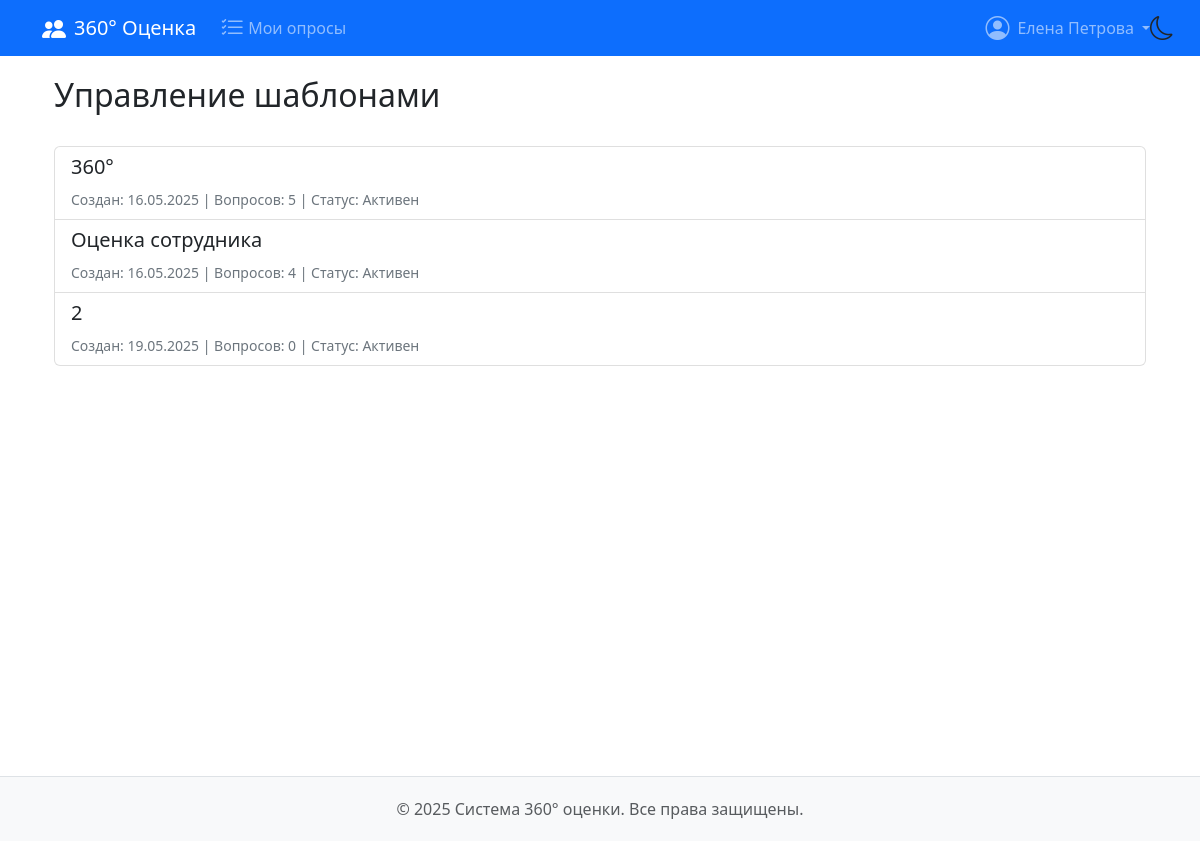
Before: /templates/ (signed in) with the older database file.
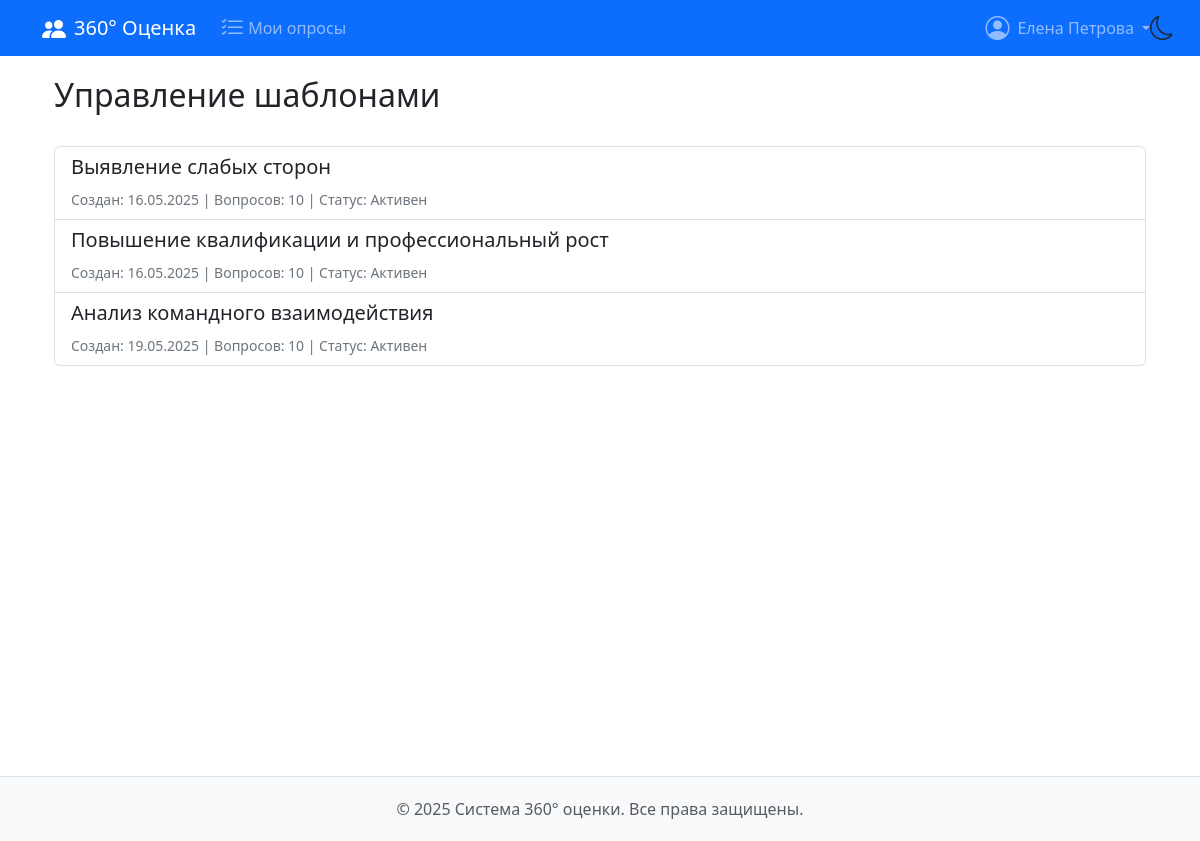
After: the same page with the newer database file.
### feedback360/models.py (models this page shows, shortened)
class SurveyTemplate(models.Model):
    name = models.CharField('Название шаблона', max_length=255)
    created_by = models.ForeignKey(
        User,
        on_delete=models.SET_NULL,
        null=True,
        editable=False
    )
    created_at = models.DateTimeField(auto_now_add=True)
    is_active = models.BooleanField(
        'Активен',
        default=True,
    )
    class Meta:
        verbose_name = _('Шаблон опроса')
        verbose_name_plural = _('Шаблоны опросов')
        permissions = [
            ('can_manage_templates', 'Может управлять шаблонами'),
        ]

### feedback360/views.py (the view)
# urls.py: path('templates/', views.TemplateListView.as_view(), name='template_list'),
class TemplateListView(AdminRequiredMixin, ListView):
    model = SurveyTemplate
    template_name = 'feedback360/template_list.html'
    context_object_name = 'templates'
    def get_queryset(self):
        return SurveyTemplate.objects.all().prefetch_related('template_questions')

### feedback360/mixins.py (called while the page is built)
    def test_func(self):
        return self.request.user.is_authenticated and (
            self.request.user.is_superuser or
            self.request.user.userrole_set.filter(
                role__name__in=['Администратор']
            ).exists()
        )

### feedback360/templates/feedback360/template_list.html (shortened to what this page needs)
{% extends 'feedback360/base.html' %}
{% block content %}
<div class="container">
    <div class="d-flex justify-content-between align-items-center mb-4">
        <h2>Управление шаблонами</h2>
    </div>
    <div class="list-group custom-list-group">
        {% for template in templates %}
        <div class="list-group-item custom-list-item {% if not template.is_active %}custom-list-item-inactive{% endif %}">
            <div class="d-flex justify-content-between align-items-center">
                <div>
                    <h5>{{ template.name }}</h5>
                    <small class="text-muted custom-text-muted">
                        Создан: {{ template.created_at|date:"d.m.Y" }} |
                        Вопросов: {{ template.template_questions.count }} |
                        Статус: {% if template.is_active %}Активен{% else %}Неактивен{% endif %}
                    </small>
                </div>
            </div>
        </div>
        {% empty %}
        <div class="alert alert-info custom-alert-info">Нет доступных шаблонов</div>
        {% endfor %}
    </div>
</div>
{% endblock %}

Changed rows visible on the page:
changed SurveyTemplate: name "360°" → "Выявление слабых сторон"; template_questions.count "5" → "10"
changed SurveyTemplate: name "Оценка сотрудника" → "Повышение квалификации и профессиональный рост"; template_questions.count "4" → "10"
changed SurveyTemplate: name "2" → "Анализ командного взаимодействия"; template_questions.count "0" → "10"
